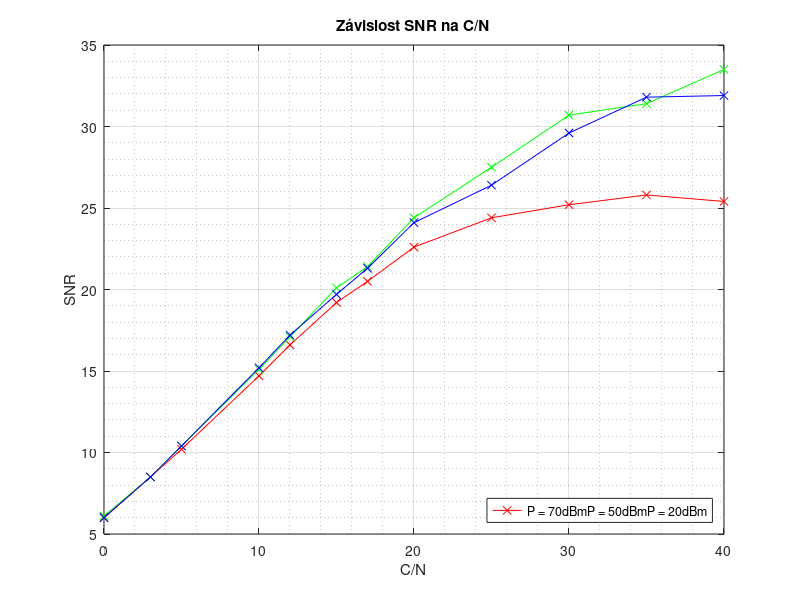

Write MATLAB code to recreate this figure.
CN = [40,35,30,25,20,17,15,12,10,5,3,0];
SNR_P_70dBm = [25.4, 25.8, 25.2, 24.4, 22.6, 20.5, 19.2, 16.6, 14.7, 10.2, 8.5, 6];
SNR_P_50dBm = [33.5, 31.4, 30.7, 27.5, 24.4, 21.4, 20.1, 17.1, 15.1, 10.4, 8.5, 6.1];
SNR_P_20dBm = [31.9, 31.8, 29.6, 26.4, 24.1, 21.3, 19.7, 17.2, 15.2, 10.4, 8.5, 6];

figure(1)
plot(CN,SNR_P_70dBm,'x-r',CN,SNR_P_50dBm,'x-g',CN,SNR_P_20dBm,'x-b')
grid on
grid minor
title("Závislost SNR na C/N")
xlabel("C/N")
ylabel("SNR")
legend(["P = 70dBm", "P = 50dBm", "P = 20dBm"],"Location","southeast")
saveas(gcf,"SNR_CN","epsc")